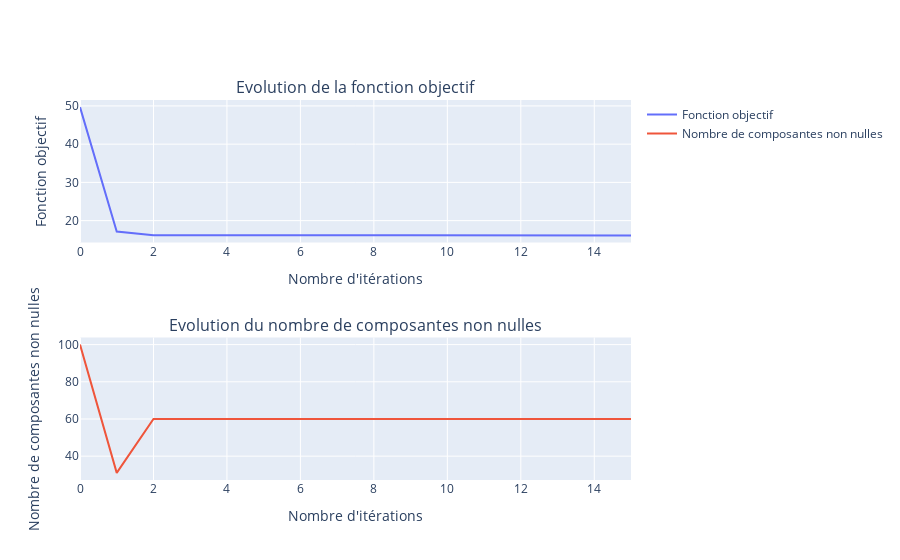

Notebook source saved alongside this figure:
### Code cell
# Solution 5 (suite) Représentations graphiques.
import plotly.graph_objects as go
from plotly.subplots import make_subplots

# Create subplots
fig = make_subplots(rows=2, cols=1, subplot_titles=("Evolution de la fonction objectif", 
                                                     "Evolution du nombre de composantes non nulles"))
# Adding traces
fig.add_trace(go.Scatter(x=list(range(len(E))), y=E, mode='lines', name='Fonction objectif'), row=1, col=1)
fig.add_trace(go.Scatter(x=list(range(len(NZ))), y=NZ, mode='lines', name='Nombre de composantes non nulles'), row=2, col=1)

# Update xaxis and yaxis labels
fig.update_xaxes(title_text="Nombre d'itérations", row=1, col=1)
fig.update_yaxes(title_text="Fonction objectif", row=1, col=1)
fig.update_xaxes(title_text="Nombre d'itérations", row=2, col=1)
fig.update_yaxes(title_text="Nombre de composantes non nulles", row=2, col=1)

# Show plot
fig.show()

### Figure 1 — Plotly figure (JSON) as saved in the notebook; plotly's stock layout.template omitted (floating-point values rounded to 4 significant figures)
{"data": [{"mode": "lines", "name": "Fonction objectif", "type": "scatter", "x": [0, 1, 2, 3, 4, 5, 6, 7, 8, 9, 10, 11, 12, 13, 14, 15], "xaxis": "x", "y": [49.68, 17.17, 16.2, 16.16, 16.15, 16.15, 16.14, 16.14, 16.14, 16.14, 16.14, 16.14, 16.14, 16.14, 16.14, 16.14], "yaxis": "y"}, {"mode": "lines", "name": "Nombre de composantes non nulles", "type": "scatter", "x": [0, 1, 2, 3, 4, 5, 6, 7, 8, 9, 10, 11, 12, 13, 14, 15], "xaxis": "x2", "y": [100, 31, 60, 60, 60, 60, 60, 60, 60, 60, 60, 60, 60, 60, 60, 60], "yaxis": "y2"}], "layout": {"annotations": [{"font": {"size": 16}, "showarrow": false, "text": "Evolution de la fonction objectif", "x": 0.5, "xanchor": "center", "xref": "paper", "y": 1, "yanchor": "bottom", "yref": "paper"}, {"font": {"size": 16}, "showarrow": false, "text": "Evolution du nombre de composantes non nulles", "x": 0.5, "xanchor": "center", "xref": "paper", "y": 0.375, "yanchor": "bottom", "yref": "paper"}], "xaxis": {"anchor": "y", "domain": [0, 1], "title": {"text": "Nombre d'itérations"}}, "xaxis2": {"anchor": "y2", "domain": [0, 1], "title": {"text": "Nombre d'itérations"}}, "yaxis": {"anchor": "x", "domain": [0.625, 1], "title": {"text": "Fonction objectif"}}, "yaxis2": {"anchor": "x2", "domain": [0, 0.375], "title": {"text": "Nombre de composantes non nulles"}}}}
